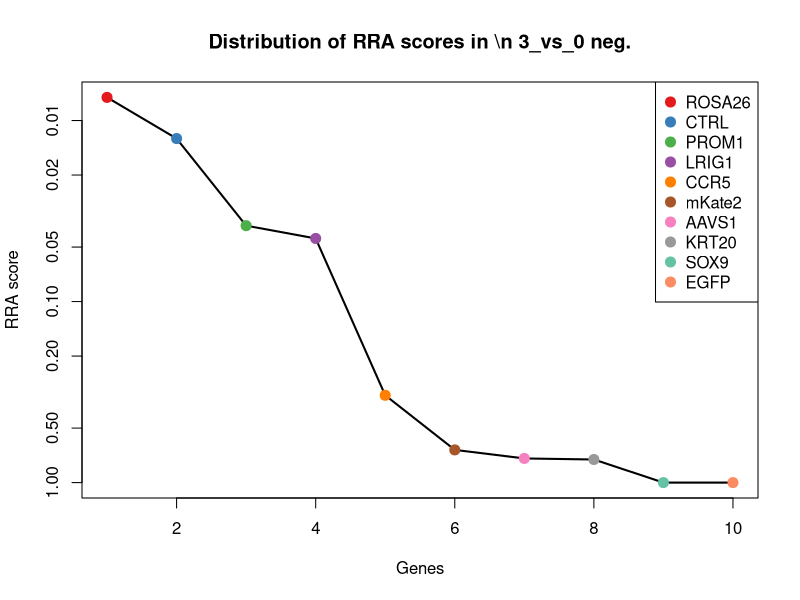
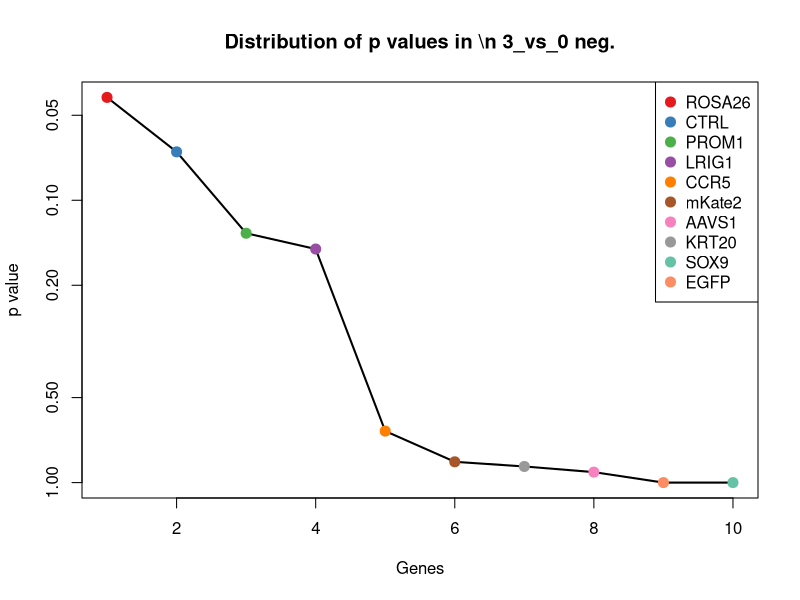
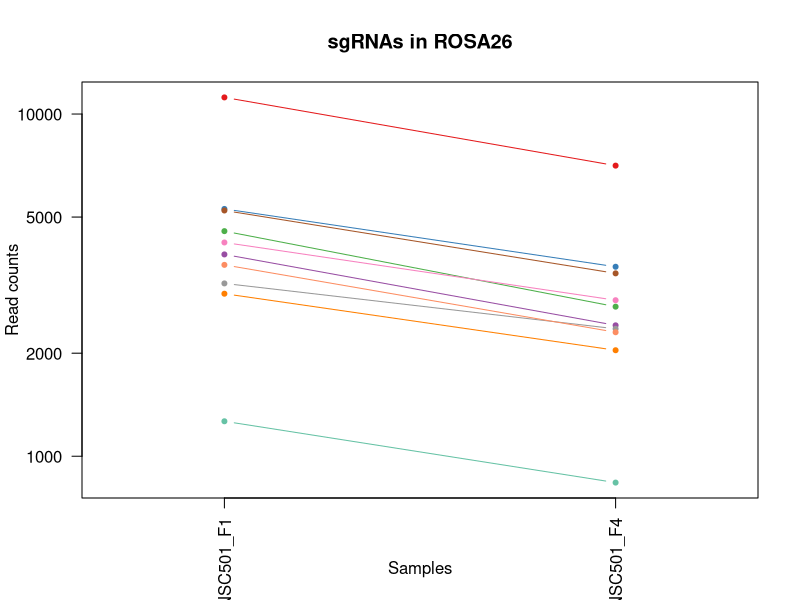
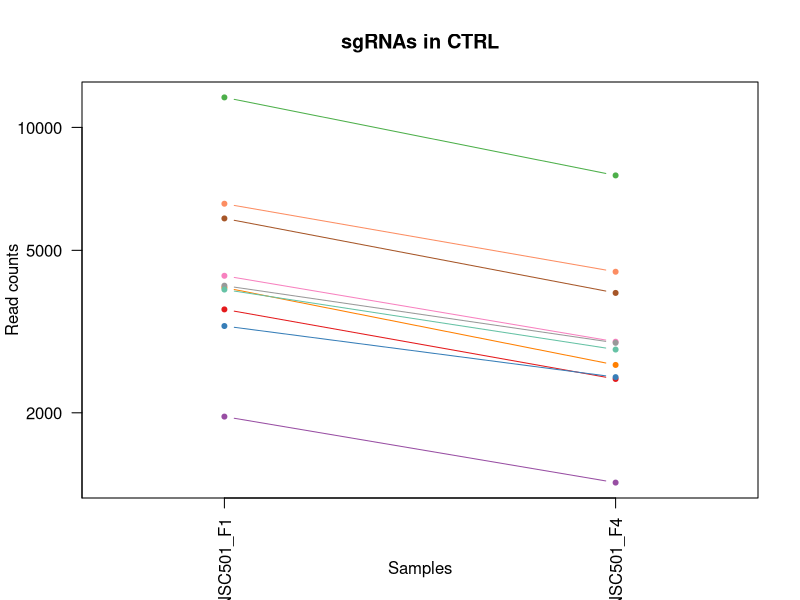
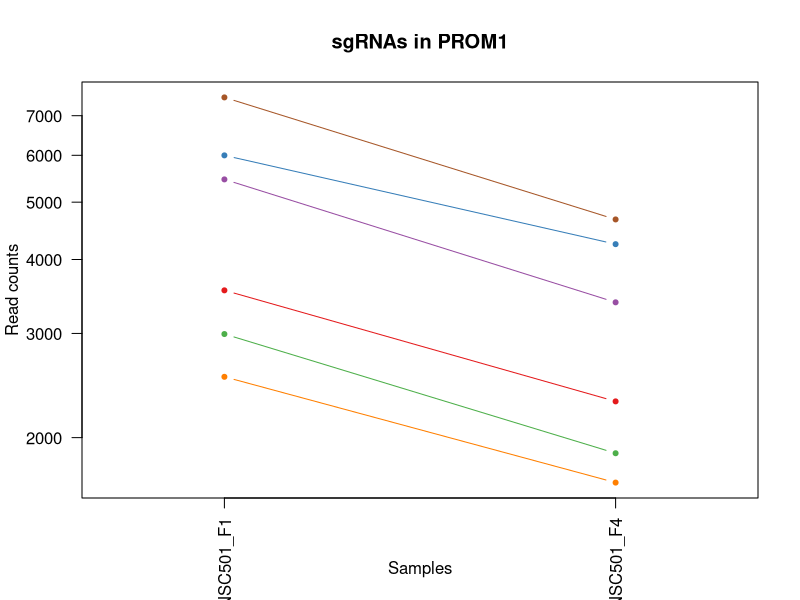
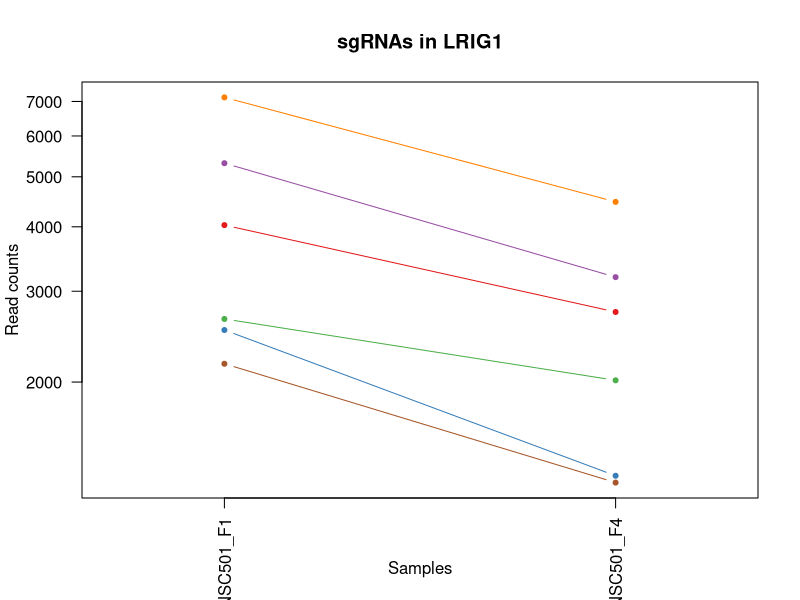
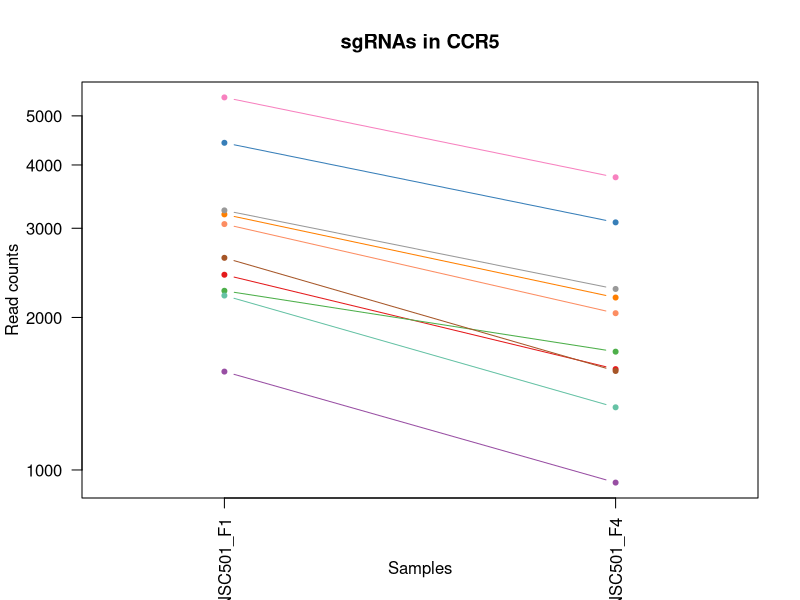
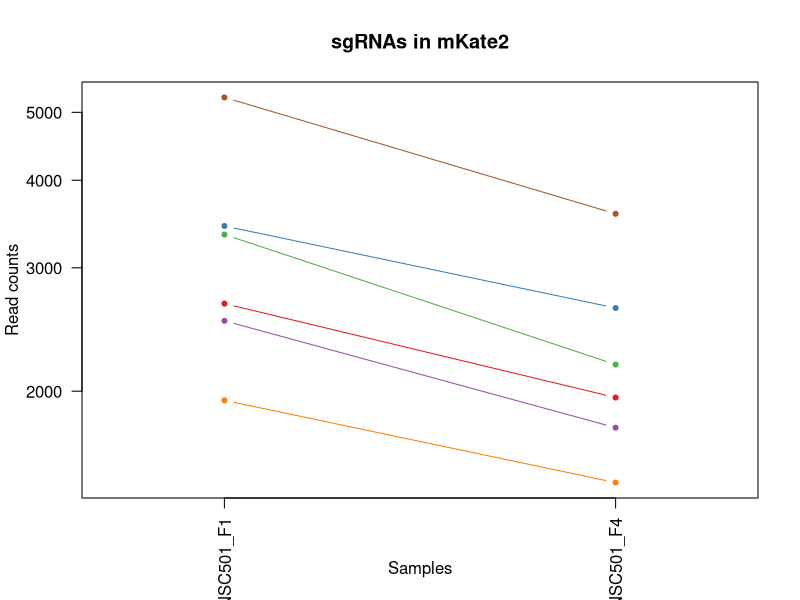

Recreate these plots in R, in order. (Note: this script raises an error after producing the figures.)
pdf(file='S1A_c0_t3.pdf',width=4.5,height=4.5);
gstable=read.table('S1A_c0_t3.gene_summary.txt',header=T)
# 
#
# parameters
# Do not modify the variables beginning with "__"

# gstablename='__GENE_SUMMARY_FILE__'
startindex=3
# outputfile='__OUTPUT_FILE__'
targetgenelist=c("ROSA26","CTRL","PROM1","LRIG1","CCR5","mKate2","AAVS1","KRT20","SOX9","EGFP")
# samplelabel=sub('.\\w+.\\w+$','',colnames(gstable)[startindex]);
samplelabel='3_vs_0 neg.'


# You need to write some codes in front of this code:
# gstable=read.table(gstablename,header=T)
# pdf(file=outputfile,width=6,height=6)


# set up color using RColorBrewer
#library(RColorBrewer)
#colors <- brewer.pal(length(targetgenelist), "Set1")

colors=c( "#E41A1C", "#377EB8", "#4DAF4A", "#984EA3", "#FF7F00",  "#A65628", "#F781BF",
          "#999999", "#66C2A5", "#FC8D62", "#8DA0CB", "#E78AC3", "#A6D854", "#FFD92F", "#E5C494", "#B3B3B3", 
          "#8DD3C7", "#FFFFB3", "#BEBADA", "#FB8072", "#80B1D3", "#FDB462", "#B3DE69", "#FCCDE5",
          "#D9D9D9", "#BC80BD", "#CCEBC5", "#FFED6F")

######
# function definition

plotrankedvalues<-function(val, tglist, ...){
  
  plot(val,log='y',ylim=c(max(val),min(val)),type='l',lwd=2, ...)
  if(length(tglist)>0){
    for(i in 1:length(tglist)){
      targetgene=tglist[i];
      tx=which(names(val)==targetgene);ty=val[targetgene];
      points(tx,ty,col=colors[(i %% length(colors)) ],cex=2,pch=20)
      # text(tx+50,ty,targetgene,col=colors[i])
    }
    legend('topright',tglist,pch=20,pt.cex = 2,cex=1,col=colors)
  }
}



plotrandvalues<-function(val,targetgenelist, ...){
  # choose the one with the best distance distribution
  
  mindiffvalue=0;
  randval=val;
  for(i in 1:20){
    randval0=sample(val)
    vindex=sort(which(names(randval0) %in% targetgenelist))
    if(max(vindex)>0.9*length(val)){
      # print('pass...')
      next;
    }
    mindiffind=min(diff(vindex));
    if (mindiffind > mindiffvalue){
      mindiffvalue=mindiffind;
      randval=randval0;
      # print(paste('Diff: ',mindiffvalue))
    }
  }
  plot(randval,log='y',ylim=c(max(randval),min(randval)),pch=20,col='grey', ...)
  
  if(length(targetgenelist)>0){
    for(i in 1:length(targetgenelist)){
      targetgene=targetgenelist[i];
      tx=which(names(randval)==targetgene);ty=randval[targetgene];
      points(tx,ty,col=colors[(i %% length(colors)) ],cex=2,pch=20)
      text(tx+50,ty,targetgene,col=colors[i])
    }
  }
  
}




# set.seed(1235)



pvec=gstable[,startindex]
names(pvec)=gstable[,'id']
pvec=sort(pvec);

plotrankedvalues(pvec,targetgenelist,xlab='Genes',ylab='RRA score',main=paste('Distribution of RRA scores in \\n',samplelabel))

# plotrandvalues(pvec,targetgenelist,xlab='Genes',ylab='RRA score',main=paste('Distribution of RRA scores in \\n',samplelabel))


pvec=gstable[,startindex+1]
names(pvec)=gstable[,'id']
pvec=sort(pvec);

plotrankedvalues(pvec,targetgenelist,xlab='Genes',ylab='p value',main=paste('Distribution of p values in \\n',samplelabel))

# plotrandvalues(pvec,targetgenelist,xlab='Genes',ylab='p value',main=paste('Distribution of p values in \\n',samplelabel))



# you need to write after this code:
# dev.off()






# parameters
# Do not modify the variables beginning with "__"
targetmat=list(c(11183.704683442678,7065.828685647927),c(5279.449359923228,3577.768371074903),c(4546.751644881268,2734.776487182254),c(3887.3237013435028,2411.5636365504874),c(2983.9315735664914,2039.539049292699),c(5224.698321876137,3422.0985083216437),c(4212.609280329165,2856.1462106847953),c(3198.104751809526,2356.1557192993278),c(1264.1048490284381,836.3957032675105),c(3623.230458998708,2302.067038173195))
targetgene="ROSA26"
collabel=c("S01_MNSC501_F1","S04_MNSC501_F4")

# set up color using RColorBrewer
#library(RColorBrewer)
#colors <- brewer.pal(length(targetgenelist), "Set1")

colors=c( "#E41A1C", "#377EB8", "#4DAF4A", "#984EA3", "#FF7F00",  "#A65628", "#F781BF",
          "#999999", "#66C2A5", "#FC8D62", "#8DA0CB", "#E78AC3", "#A6D854", "#FFD92F", "#E5C494", "#B3B3B3", 
          "#8DD3C7", "#FFFFB3", "#BEBADA", "#FB8072", "#80B1D3", "#FDB462", "#B3DE69", "#FCCDE5",
          "#D9D9D9", "#BC80BD", "#CCEBC5", "#FFED6F")


## code

targetmatvec=unlist(targetmat)+1
yrange=range(targetmatvec[targetmatvec>0]);
# yrange[1]=1; # set the minimum value to 1
for(i in 1:length(targetmat)){
  vali=targetmat[[i]]+1;
  if(i==1){
    plot(1:length(vali),vali,type='b',las=1,pch=20,main=paste('sgRNAs in',targetgene),ylab='Read counts',xlab='Samples',xlim=c(0.7,length(vali)+0.3),ylim = yrange,col=colors[(i %% length(colors))],xaxt='n',log='y')
    axis(1,at=1:length(vali),labels=(collabel),las=2)
    # lines(0:100,rep(1,101),col='black');
  }else{
    lines(1:length(vali),vali,type='b',pch=20,col=colors[(i %% length(colors))])
  }
}




# parameters
# Do not modify the variables beginning with "__"
targetmat=list(c(3582.1671804633893,2419.479053300653),c(3261.712575423059,2444.544539676178),c(11843.132626980443,7627.823274909693),c(1956.5444478593024,1348.2593197782267),c(4051.5768154847774,2618.6837081798235),c(5983.966393617422,3931.3236525823045),c(4330.162979665567,2985.431350937502),c(4095.055580992762,2966.962045187115),c(4006.4877253283494,2856.1462106847953),c(6501.685768092126,4429.994907842744))
targetgene="CTRL"
collabel=c("S01_MNSC501_F1","S04_MNSC501_F4")

# set up color using RColorBrewer
#library(RColorBrewer)
#colors <- brewer.pal(length(targetgenelist), "Set1")

colors=c( "#E41A1C", "#377EB8", "#4DAF4A", "#984EA3", "#FF7F00",  "#A65628", "#F781BF",
          "#999999", "#66C2A5", "#FC8D62", "#8DA0CB", "#E78AC3", "#A6D854", "#FFD92F", "#E5C494", "#B3B3B3", 
          "#8DD3C7", "#FFFFB3", "#BEBADA", "#FB8072", "#80B1D3", "#FDB462", "#B3DE69", "#FCCDE5",
          "#D9D9D9", "#BC80BD", "#CCEBC5", "#FFED6F")


## code

targetmatvec=unlist(targetmat)+1
yrange=range(targetmatvec[targetmatvec>0]);
# yrange[1]=1; # set the minimum value to 1
for(i in 1:length(targetmat)){
  vali=targetmat[[i]]+1;
  if(i==1){
    plot(1:length(vali),vali,type='b',las=1,pch=20,main=paste('sgRNAs in',targetgene),ylab='Read counts',xlab='Samples',xlim=c(0.7,length(vali)+0.3),ylim = yrange,col=colors[(i %% length(colors))],xaxt='n',log='y')
    axis(1,at=1:length(vali),labels=(collabel),las=2)
    # lines(0:100,rep(1,101),col='black');
  }else{
    lines(1:length(vali),vali,type='b',pch=20,col=colors[(i %% length(colors))])
  }
}




# parameters
# Do not modify the variables beginning with "__"
targetmat=list(c(3546.740038197624,2302.067038173195),c(5997.654153129195,4245.301850338878),c(2991.983196808711,1881.2307142893847),c(5462.2212075216075,3385.1598968208705),c(2533.040672002208,1678.0683510351314),c(7515.385134287542,4674.053590972854))
targetgene="PROM1"
collabel=c("S01_MNSC501_F1","S04_MNSC501_F4")

# set up color using RColorBrewer
#library(RColorBrewer)
#colors <- brewer.pal(length(targetgenelist), "Set1")

colors=c( "#E41A1C", "#377EB8", "#4DAF4A", "#984EA3", "#FF7F00",  "#A65628", "#F781BF",
          "#999999", "#66C2A5", "#FC8D62", "#8DA0CB", "#E78AC3", "#A6D854", "#FFD92F", "#E5C494", "#B3B3B3", 
          "#8DD3C7", "#FFFFB3", "#BEBADA", "#FB8072", "#80B1D3", "#FDB462", "#B3DE69", "#FCCDE5",
          "#D9D9D9", "#BC80BD", "#CCEBC5", "#FFED6F")


## code

targetmatvec=unlist(targetmat)+1
yrange=range(targetmatvec[targetmatvec>0]);
# yrange[1]=1; # set the minimum value to 1
for(i in 1:length(targetmat)){
  vali=targetmat[[i]]+1;
  if(i==1){
    plot(1:length(vali),vali,type='b',las=1,pch=20,main=paste('sgRNAs in',targetgene),ylab='Read counts',xlab='Samples',xlim=c(0.7,length(vali)+0.3),ylim = yrange,col=colors[(i %% length(colors))],xaxt='n',log='y')
    axis(1,at=1:length(vali),labels=(collabel),las=2)
    # lines(0:100,rep(1,101),col='black');
  }else{
    lines(1:length(vali),vali,type='b',pch=20,col=colors[(i %% length(colors))])
  }
}




# parameters
# Do not modify the variables beginning with "__"
targetmat=list(c(4029.0322704065634,2733.4572510572266),c(2521.7683994631006,1315.2784166525362),c(2649.7892090143887,2014.4735629171741),c(5312.461015216328,3193.8706586918656),c(7126.4917316883475,4469.571991593573),c(2169.1073014538933,1275.7013329017075))
targetgene="LRIG1"
collabel=c("S01_MNSC501_F1","S04_MNSC501_F4")

# set up color using RColorBrewer
#library(RColorBrewer)
#colors <- brewer.pal(length(targetgenelist), "Set1")

colors=c( "#E41A1C", "#377EB8", "#4DAF4A", "#984EA3", "#FF7F00",  "#A65628", "#F781BF",
          "#999999", "#66C2A5", "#FC8D62", "#8DA0CB", "#E78AC3", "#A6D854", "#FFD92F", "#E5C494", "#B3B3B3", 
          "#8DD3C7", "#FFFFB3", "#BEBADA", "#FB8072", "#80B1D3", "#FDB462", "#B3DE69", "#FCCDE5",
          "#D9D9D9", "#BC80BD", "#CCEBC5", "#FFED6F")


## code

targetmatvec=unlist(targetmat)+1
yrange=range(targetmatvec[targetmatvec>0]);
# yrange[1]=1; # set the minimum value to 1
for(i in 1:length(targetmat)){
  vali=targetmat[[i]]+1;
  if(i==1){
    plot(1:length(vali),vali,type='b',las=1,pch=20,main=paste('sgRNAs in',targetgene),ylab='Read counts',xlab='Samples',xlim=c(0.7,length(vali)+0.3),ylim = yrange,col=colors[(i %% length(colors))],xaxt='n',log='y')
    axis(1,at=1:length(vali),labels=(collabel),las=2)
    # lines(0:100,rep(1,101),col='black');
  }else{
    lines(1:length(vali),vali,type='b',pch=20,col=colors[(i %% length(colors))])
  }
}




# parameters
# Do not modify the variables beginning with "__"
targetmat=list(c(2427.5644075291343,1580.4448777830876),c(4422.756646951089,3080.41635193949),c(2256.869994794084,1711.0492541608219),c(1562.820071314776,943.2538293947476),c(3194.0789401884167,2188.6127314208197),c(2621.608527666621,1567.2525165328113),c(5436.456013146506,3780.930734329156),c(3252.855789856618,2275.6823156726427),c(2208.560255340768,1328.4707779028124),c(3056.396182746466,2038.2198131676714))
targetgene="CCR5"
collabel=c("S01_MNSC501_F1","S04_MNSC501_F4")

# set up color using RColorBrewer
#library(RColorBrewer)
#colors <- brewer.pal(length(targetgenelist), "Set1")

colors=c( "#E41A1C", "#377EB8", "#4DAF4A", "#984EA3", "#FF7F00",  "#A65628", "#F781BF",
          "#999999", "#66C2A5", "#FC8D62", "#8DA0CB", "#E78AC3", "#A6D854", "#FFD92F", "#E5C494", "#B3B3B3", 
          "#8DD3C7", "#FFFFB3", "#BEBADA", "#FB8072", "#80B1D3", "#FDB462", "#B3DE69", "#FCCDE5",
          "#D9D9D9", "#BC80BD", "#CCEBC5", "#FFED6F")


## code

targetmatvec=unlist(targetmat)+1
yrange=range(targetmatvec[targetmatvec>0]);
# yrange[1]=1; # set the minimum value to 1
for(i in 1:length(targetmat)){
  vali=targetmat[[i]]+1;
  if(i==1){
    plot(1:length(vali),vali,type='b',las=1,pch=20,main=paste('sgRNAs in',targetgene),ylab='Read counts',xlab='Samples',xlim=c(0.7,length(vali)+0.3),ylim = yrange,col=colors[(i %% length(colors))],xaxt='n',log='y')
    axis(1,at=1:length(vali),labels=(collabel),las=2)
    # lines(0:100,rep(1,101),col='black');
  }else{
    lines(1:length(vali),vali,type='b',pch=20,col=colors[(i %% length(colors))])
  }
}




# parameters
# Do not modify the variables beginning with "__"
targetmat=list(c(2665.892455498827,1957.7464095409866),c(3440.4586114003287,2627.918361055017),c(3345.4494571421405,2182.0165507956817),c(2519.352912490435,1773.05335203712),c(1939.6360390506418,1480.1829322809886),c(5250.463516251239,3581.7260794499857))
targetgene="mKate2"
collabel=c("S01_MNSC501_F1","S04_MNSC501_F4")

# set up color using RColorBrewer
#library(RColorBrewer)
#colors <- brewer.pal(length(targetgenelist), "Set1")

colors=c( "#E41A1C", "#377EB8", "#4DAF4A", "#984EA3", "#FF7F00",  "#A65628", "#F781BF",
          "#999999", "#66C2A5", "#FC8D62", "#8DA0CB", "#E78AC3", "#A6D854", "#FFD92F", "#E5C494", "#B3B3B3", 
          "#8DD3C7", "#FFFFB3", "#BEBADA", "#FB8072", "#80B1D3", "#FDB462", "#B3DE69", "#FCCDE5",
          "#D9D9D9", "#BC80BD", "#CCEBC5", "#FFED6F")


## code

targetmatvec=unlist(targetmat)+1
yrange=range(targetmatvec[targetmatvec>0]);
# yrange[1]=1; # set the minimum value to 1
for(i in 1:length(targetmat)){
  vali=targetmat[[i]]+1;
  if(i==1){
    plot(1:length(vali),vali,type='b',las=1,pch=20,main=paste('sgRNAs in',targetgene),ylab='Read counts',xlab='Samples',xlim=c(0.7,length(vali)+0.3),ylim = yrange,col=colors[(i %% length(colors))],xaxt='n',log='y')
    axis(1,at=1:length(vali),labels=(collabel),las=2)
    # lines(0:100,rep(1,101),col='black');
  }else{
    lines(1:length(vali),vali,type='b',pch=20,col=colors[(i %% length(colors))])
  }
}




# parameters
# Do not modify the variables beginning with "__"
targetmat=list(c(3797.950683354868,2614.7259998047407),c(4108.743340504535,2821.846071434077),c(2497.6135297364426,1609.4680725336952),c(1529.0032536974547,1133.2238313987248),c(3067.6684552855727,2134.5240502946876),c(1125.6169292622653,786.2647305164609),c(2393.747589911813,1588.3602945332532),c(4228.712526813603,3015.7737818131372),c(1252.8325764893311,770.4338970161295),c(2087.785906707478,1349.5785559032543))
targetgene="AAVS1"
collabel=c("S01_MNSC501_F1","S04_MNSC501_F4")

# set up color using RColorBrewer
#library(RColorBrewer)
#colors <- brewer.pal(length(targetgenelist), "Set1")

colors=c( "#E41A1C", "#377EB8", "#4DAF4A", "#984EA3", "#FF7F00",  "#A65628", "#F781BF",
          "#999999", "#66C2A5", "#FC8D62", "#8DA0CB", "#E78AC3", "#A6D854", "#FFD92F", "#E5C494", "#B3B3B3", 
          "#8DD3C7", "#FFFFB3", "#BEBADA", "#FB8072", "#80B1D3", "#FDB462", "#B3DE69", "#FCCDE5",
          "#D9D9D9", "#BC80BD", "#CCEBC5", "#FFED6F")


## code

targetmatvec=unlist(targetmat)+1
yrange=range(targetmatvec[targetmatvec>0]);
# yrange[1]=1; # set the minimum value to 1
for(i in 1:length(targetmat)){
  vali=targetmat[[i]]+1;
  if(i==1){
    plot(1:length(vali),vali,type='b',las=1,pch=20,main=paste('sgRNAs in',targetgene),ylab='Read counts',xlab='Samples',xlim=c(0.7,length(vali)+0.3),ylim = yrange,col=colors[(i %% length(colors))],xaxt='n',log='y')
    axis(1,at=1:length(vali),labels=(collabel),las=2)
    # lines(0:100,rep(1,101),col='black');
  }else{
    lines(1:length(vali),vali,type='b',pch=20,col=colors[(i %% length(colors))])
  }
}




# parameters
# Do not modify the variables beginning with "__"
targetmat=list(c(2261.7009687394157,1671.4721704099932),c(3694.0847435302385,2730.8187788071714),c(3005.6709563204836,2250.616829297118),c(1606.2988368227607,1171.4816790245256),c(5457.390233576276,3977.4969169582714),c(2013.7109728790597,1692.5799484104352))
targetgene="KRT20"
collabel=c("S01_MNSC501_F1","S04_MNSC501_F4")

# set up color using RColorBrewer
#library(RColorBrewer)
#colors <- brewer.pal(length(targetgenelist), "Set1")

colors=c( "#E41A1C", "#377EB8", "#4DAF4A", "#984EA3", "#FF7F00",  "#A65628", "#F781BF",
          "#999999", "#66C2A5", "#FC8D62", "#8DA0CB", "#E78AC3", "#A6D854", "#FFD92F", "#E5C494", "#B3B3B3", 
          "#8DD3C7", "#FFFFB3", "#BEBADA", "#FB8072", "#80B1D3", "#FDB462", "#B3DE69", "#FCCDE5",
          "#D9D9D9", "#BC80BD", "#CCEBC5", "#FFED6F")


## code

targetmatvec=unlist(targetmat)+1
yrange=range(targetmatvec[targetmatvec>0]);
# yrange[1]=1; # set the minimum value to 1
for(i in 1:length(targetmat)){
  vali=targetmat[[i]]+1;
  if(i==1){
    plot(1:length(vali),vali,type='b',las=1,pch=20,main=paste('sgRNAs in',targetgene),ylab='Read counts',xlab='Samples',xlim=c(0.7,length(vali)+0.3),ylim = yrange,col=colors[(i %% length(colors))],xaxt='n',log='y')
    axis(1,at=1:length(vali),labels=(collabel),las=2)
    # lines(0:100,rep(1,101),col='black');
  }else{
    lines(1:length(vali),vali,type='b',pch=20,col=colors[(i %% length(colors))])
  }
}




# parameters
# Do not modify the variables beginning with "__"
targetmat=list(c(2130.4595098912405,5055.312831105836),c(1520.9516304552355,4969.56248297904),c(802.7468372492693,1604.1911280335846),c(853.4720636752512,2730.8187788071714),c(1323.6868610208614,6123.8940923782075),c(2500.8341790333307,4757.165466849594))
targetgene="SOX9"
collabel=c("S01_MNSC501_F1","S04_MNSC501_F4")

# set up color using RColorBrewer
#library(RColorBrewer)
#colors <- brewer.pal(length(targetgenelist), "Set1")

colors=c( "#E41A1C", "#377EB8", "#4DAF4A", "#984EA3", "#FF7F00",  "#A65628", "#F781BF",
          "#999999", "#66C2A5", "#FC8D62", "#8DA0CB", "#E78AC3", "#A6D854", "#FFD92F", "#E5C494", "#B3B3B3", 
          "#8DD3C7", "#FFFFB3", "#BEBADA", "#FB8072", "#80B1D3", "#FDB462", "#B3DE69", "#FCCDE5",
          "#D9D9D9", "#BC80BD", "#CCEBC5", "#FFED6F")


## code

targetmatvec=unlist(targetmat)+1
yrange=range(targetmatvec[targetmatvec>0]);
# yrange[1]=1; # set the minimum value to 1
for(i in 1:length(targetmat)){
  vali=targetmat[[i]]+1;
  if(i==1){
    plot(1:length(vali),vali,type='b',las=1,pch=20,main=paste('sgRNAs in',targetgene),ylab='Read counts',xlab='Samples',xlim=c(0.7,length(vali)+0.3),ylim = yrange,col=colors[(i %% length(colors))],xaxt='n',log='y')
    axis(1,at=1:length(vali),labels=(collabel),las=2)
    # lines(0:100,rep(1,101),col='black');
  }else{
    lines(1:length(vali),vali,type='b',pch=20,col=colors[(i %% length(colors))])
  }
}




# parameters
# Do not modify the variables beginning with "__"
targetmat=list(c(774.5661559015016,10697.685737848962),c(1199.6918630906832,15825.556555831317),c(790.6694023859403,8956.294052812505),c(690.0241118581984,7114.640422273949),c(975.8567369569854,13482.593197782266),c(2575.7142751859706,13607.92062965989))
targetgene="EGFP"
collabel=c("S01_MNSC501_F1","S04_MNSC501_F4")

# set up color using RColorBrewer
#library(RColorBrewer)
#colors <- brewer.pal(length(targetgenelist), "Set1")

colors=c( "#E41A1C", "#377EB8", "#4DAF4A", "#984EA3", "#FF7F00",  "#A65628", "#F781BF",
          "#999999", "#66C2A5", "#FC8D62", "#8DA0CB", "#E78AC3", "#A6D854", "#FFD92F", "#E5C494", "#B3B3B3", 
          "#8DD3C7", "#FFFFB3", "#BEBADA", "#FB8072", "#80B1D3", "#FDB462", "#B3DE69", "#FCCDE5",
          "#D9D9D9", "#BC80BD", "#CCEBC5", "#FFED6F")


## code

targetmatvec=unlist(targetmat)+1
yrange=range(targetmatvec[targetmatvec>0]);
# yrange[1]=1; # set the minimum value to 1
for(i in 1:length(targetmat)){
  vali=targetmat[[i]]+1;
  if(i==1){
    plot(1:length(vali),vali,type='b',las=1,pch=20,main=paste('sgRNAs in',targetgene),ylab='Read counts',xlab='Samples',xlim=c(0.7,length(vali)+0.3),ylim = yrange,col=colors[(i %% length(colors))],xaxt='n',log='y')
    axis(1,at=1:length(vali),labels=(collabel),las=2)
    # lines(0:100,rep(1,101),col='black');
  }else{
    lines(1:length(vali),vali,type='b',pch=20,col=colors[(i %% length(colors))])
  }
}



# 
#
# parameters
# Do not modify the variables beginning with "__"

# gstablename='__GENE_SUMMARY_FILE__'
startindex=9
# outputfile='__OUTPUT_FILE__'
targetgenelist=c("EGFP","SOX9","KRT20","mKate2","AAVS1","LRIG1","ROSA26","CCR5","PROM1","CTRL")
# samplelabel=sub('.\\w+.\\w+$','',colnames(gstable)[startindex]);
samplelabel='3_vs_0 pos.'


# You need to write some codes in front of this code:
# gstable=read.table(gstablename,header=T)
# pdf(file=outputfile,width=6,height=6)


# set up color using RColorBrewer
#library(RColorBrewer)
#colors <- brewer.pal(length(targetgenelist), "Set1")

colors=c( "#E41A1C", "#377EB8", "#4DAF4A", "#984EA3", "#FF7F00",  "#A65628", "#F781BF",
          "#999999", "#66C2A5", "#FC8D62", "#8DA0CB", "#E78AC3", "#A6D854", "#FFD92F", "#E5C494", "#B3B3B3", 
          "#8DD3C7", "#FFFFB3", "#BEBADA", "#FB8072", "#80B1D3", "#FDB462", "#B3DE69", "#FCCDE5",
          "#D9D9D9", "#BC80BD", "#CCEBC5", "#FFED6F")

######
# function definition

plotrankedvalues<-function(val, tglist, ...){
  
  plot(val,log='y',ylim=c(max(val),min(val)),type='l',lwd=2, ...)
  if(length(tglist)>0){
    for(i in 1:length(tglist)){
      targetgene=tglist[i];
      tx=which(names(val)==targetgene);ty=val[targetgene];
      points(tx,ty,col=colors[(i %% length(colors)) ],cex=2,pch=20)
      # text(tx+50,ty,targetgene,col=colors[i])
    }
    legend('topright',tglist,pch=20,pt.cex = 2,cex=1,col=colors)
  }
}



plotrandvalues<-function(val,targetgenelist, ...){
  # choose the one with the best distance distribution
  
  mindiffvalue=0;
  randval=val;
  for(i in 1:20){
    randval0=sample(val)
    vindex=sort(which(names(randval0) %in% targetgenelist))
    if(max(vindex)>0.9*length(val)){
      # print('pass...')
      next;
    }
    mindiffind=min(diff(vindex));
    if (mindiffind > mindiffvalue){
      mindiffvalue=mindiffind;
      randval=randval0;
      # print(paste('Diff: ',mindiffvalue))
    }
  }
  plot(randval,log='y',ylim=c(max(randval),min(randval)),pch=20,col='grey', ...)
  
  if(length(targetgenelist)>0){
    for(i in 1:length(targetgenelist)){
      targetgene=targetgenelist[i];
      tx=which(names(randval)==targetgene);ty=randval[targetgene];
      points(tx,ty,col=colors[(i %% length(colors)) ],cex=2,pch=20)
      text(tx+50,ty,targetgene,col=colors[i])
    }
  }
  
}




# set.seed(1235)



pvec=gstable[,startindex]
names(pvec)=gstable[,'id']
pvec=sort(pvec);

plotrankedvalues(pvec,targetgenelist,xlab='Genes',ylab='RRA score',main=paste('Distribution of RRA scores in \\n',samplelabel))

# plotrandvalues(pvec,targetgenelist,xlab='Genes',ylab='RRA score',main=paste('Distribution of RRA scores in \\n',samplelabel))


pvec=gstable[,startindex+1]
names(pvec)=gstable[,'id']
pvec=sort(pvec);

plotrankedvalues(pvec,targetgenelist,xlab='Genes',ylab='p value',main=paste('Distribution of p values in \\n',samplelabel))

# plotrandvalues(pvec,targetgenelist,xlab='Genes',ylab='p value',main=paste('Distribution of p values in \\n',samplelabel))



# you need to write after this code:
# dev.off()






# parameters
# Do not modify the variables beginning with "__"
targetmat=list(c(774.5661559015016,10697.685737848962),c(1199.6918630906832,15825.556555831317),c(790.6694023859403,8956.294052812505),c(690.0241118581984,7114.640422273949),c(975.8567369569854,13482.593197782266),c(2575.7142751859706,13607.92062965989))
targetgene="EGFP"
collabel=c("S01_MNSC501_F1","S04_MNSC501_F4")

# set up color using RColorBrewer
#library(RColorBrewer)
#colors <- brewer.pal(length(targetgenelist), "Set1")

colors=c( "#E41A1C", "#377EB8", "#4DAF4A", "#984EA3", "#FF7F00",  "#A65628", "#F781BF",
          "#999999", "#66C2A5", "#FC8D62", "#8DA0CB", "#E78AC3", "#A6D854", "#FFD92F", "#E5C494", "#B3B3B3", 
          "#8DD3C7", "#FFFFB3", "#BEBADA", "#FB8072", "#80B1D3", "#FDB462", "#B3DE69", "#FCCDE5",
          "#D9D9D9", "#BC80BD", "#CCEBC5", "#FFED6F")


## code

targetmatvec=unlist(targetmat)+1
yrange=range(targetmatvec[targetmatvec>0]);
# yrange[1]=1; # set the minimum value to 1
for(i in 1:length(targetmat)){
  vali=targetmat[[i]]+1;
  if(i==1){
    plot(1:length(vali),vali,type='b',las=1,pch=20,main=paste('sgRNAs in',targetgene),ylab='Read counts',xlab='Samples',xlim=c(0.7,length(vali)+0.3),ylim = yrange,col=colors[(i %% length(colors))],xaxt='n',log='y')
    axis(1,at=1:length(vali),labels=(collabel),las=2)
    # lines(0:100,rep(1,101),col='black');
  }else{
    lines(1:length(vali),vali,type='b',pch=20,col=colors[(i %% length(colors))])
  }
}




# parameters
# Do not modify the variables beginning with "__"
targetmat=list(c(2130.4595098912405,5055.312831105836),c(1520.9516304552355,4969.56248297904),c(802.7468372492693,1604.1911280335846),c(853.4720636752512,2730.8187788071714),c(1323.6868610208614,6123.8940923782075),c(2500.8341790333307,4757.165466849594))
targetgene="SOX9"
collabel=c("S01_MNSC501_F1","S04_MNSC501_F4")

# set up color using RColorBrewer
#library(RColorBrewer)
#colors <- brewer.pal(length(targetgenelist), "Set1")

colors=c( "#E41A1C", "#377EB8", "#4DAF4A", "#984EA3", "#FF7F00",  "#A65628", "#F781BF",
          "#999999", "#66C2A5", "#FC8D62", "#8DA0CB", "#E78AC3", "#A6D854", "#FFD92F", "#E5C494", "#B3B3B3", 
          "#8DD3C7", "#FFFFB3", "#BEBADA", "#FB8072", "#80B1D3", "#FDB462", "#B3DE69", "#FCCDE5",
          "#D9D9D9", "#BC80BD", "#CCEBC5", "#FFED6F")


## code

targetmatvec=unlist(targetmat)+1
yrange=range(targetmatvec[targetmatvec>0]);
# yrange[1]=1; # set the minimum value to 1
for(i in 1:length(targetmat)){
  vali=targetmat[[i]]+1;
  if(i==1){
    plot(1:length(vali),vali,type='b',las=1,pch=20,main=paste('sgRNAs in',targetgene),ylab='Read counts',xlab='Samples',xlim=c(0.7,length(vali)+0.3),ylim = yrange,col=colors[(i %% length(colors))],xaxt='n',log='y')
    axis(1,at=1:length(vali),labels=(collabel),las=2)
    # lines(0:100,rep(1,101),col='black');
  }else{
    lines(1:length(vali),vali,type='b',pch=20,col=colors[(i %% length(colors))])
  }
}




# parameters
# Do not modify the variables beginning with "__"
targetmat=list(c(2261.7009687394157,1671.4721704099932),c(3694.0847435302385,2730.8187788071714),c(3005.6709563204836,2250.616829297118),c(1606.2988368227607,1171.4816790245256),c(5457.390233576276,3977.4969169582714),c(2013.7109728790597,1692.5799484104352))
targetgene="KRT20"
collabel=c("S01_MNSC501_F1","S04_MNSC501_F4")

# set up color using RColorBrewer
#library(RColorBrewer)
#colors <- brewer.pal(length(targetgenelist), "Set1")

colors=c( "#E41A1C", "#377EB8", "#4DAF4A", "#984EA3", "#FF7F00",  "#A65628", "#F781BF",
          "#999999", "#66C2A5", "#FC8D62", "#8DA0CB", "#E78AC3", "#A6D854", "#FFD92F", "#E5C494", "#B3B3B3", 
          "#8DD3C7", "#FFFFB3", "#BEBADA", "#FB8072", "#80B1D3", "#FDB462", "#B3DE69", "#FCCDE5",
          "#D9D9D9", "#BC80BD", "#CCEBC5", "#FFED6F")


## code

targetmatvec=unlist(targetmat)+1
yrange=range(targetmatvec[targetmatvec>0]);
# yrange[1]=1; # set the minimum value to 1
for(i in 1:length(targetmat)){
  vali=targetmat[[i]]+1;
  if(i==1){
    plot(1:length(vali),vali,type='b',las=1,pch=20,main=paste('sgRNAs in',targetgene),ylab='Read counts',xlab='Samples',xlim=c(0.7,length(vali)+0.3),ylim = yrange,col=colors[(i %% length(colors))],xaxt='n',log='y')
    axis(1,at=1:length(vali),labels=(collabel),las=2)
    # lines(0:100,rep(1,101),col='black');
  }else{
    lines(1:length(vali),vali,type='b',pch=20,col=colors[(i %% length(colors))])
  }
}




# parameters
# Do not modify the variables beginning with "__"
targetmat=list(c(2665.892455498827,1957.7464095409866),c(3440.4586114003287,2627.918361055017),c(3345.4494571421405,2182.0165507956817),c(2519.352912490435,1773.05335203712),c(1939.6360390506418,1480.1829322809886),c(5250.463516251239,3581.7260794499857))
targetgene="mKate2"
collabel=c("S01_MNSC501_F1","S04_MNSC501_F4")

# set up color using RColorBrewer
#library(RColorBrewer)
#colors <- brewer.pal(length(targetgenelist), "Set1")

colors=c( "#E41A1C", "#377EB8", "#4DAF4A", "#984EA3", "#FF7F00",  "#A65628", "#F781BF",
          "#999999", "#66C2A5", "#FC8D62", "#8DA0CB", "#E78AC3", "#A6D854", "#FFD92F", "#E5C494", "#B3B3B3", 
          "#8DD3C7", "#FFFFB3", "#BEBADA", "#FB8072", "#80B1D3", "#FDB462", "#B3DE69", "#FCCDE5",
          "#D9D9D9", "#BC80BD", "#CCEBC5", "#FFED6F")


## code

targetmatvec=unlist(targetmat)+1
yrange=range(targetmatvec[targetmatvec>0]);
# yrange[1]=1; # set the minimum value to 1
for(i in 1:length(targetmat)){
  vali=targetmat[[i]]+1;
  if(i==1){
    plot(1:length(vali),vali,type='b',las=1,pch=20,main=paste('sgRNAs in',targetgene),ylab='Read counts',xlab='Samples',xlim=c(0.7,length(vali)+0.3),ylim = yrange,col=colors[(i %% length(colors))],xaxt='n',log='y')
    axis(1,at=1:length(vali),labels=(collabel),las=2)
    # lines(0:100,rep(1,101),col='black');
  }else{
    lines(1:length(vali),vali,type='b',pch=20,col=colors[(i %% length(colors))])
  }
}




# parameters
# Do not modify the variables beginning with "__"
targetmat=list(c(3797.950683354868,2614.7259998047407),c(4108.743340504535,2821.846071434077),c(2497.6135297364426,1609.4680725336952),c(1529.0032536974547,1133.2238313987248),c(3067.6684552855727,2134.5240502946876),c(1125.6169292622653,786.2647305164609),c(2393.747589911813,1588.3602945332532),c(4228.712526813603,3015.7737818131372),c(1252.8325764893311,770.4338970161295),c(2087.785906707478,1349.5785559032543))
targetgene="AAVS1"
collabel=c("S01_MNSC501_F1","S04_MNSC501_F4")

# set up color using RColorBrewer
#library(RColorBrewer)
#colors <- brewer.pal(length(targetgenelist), "Set1")

colors=c( "#E41A1C", "#377EB8", "#4DAF4A", "#984EA3", "#FF7F00",  "#A65628", "#F781BF",
          "#999999", "#66C2A5", "#FC8D62", "#8DA0CB", "#E78AC3", "#A6D854", "#FFD92F", "#E5C494", "#B3B3B3", 
          "#8DD3C7", "#FFFFB3", "#BEBADA", "#FB8072", "#80B1D3", "#FDB462", "#B3DE69", "#FCCDE5",
          "#D9D9D9", "#BC80BD", "#CCEBC5", "#FFED6F")


## code

targetmatvec=unlist(targetmat)+1
yrange=range(targetmatvec[targetmatvec>0]);
# yrange[1]=1; # set the minimum value to 1
for(i in 1:length(targetmat)){
  vali=targetmat[[i]]+1;
  if(i==1){
    plot(1:length(vali),vali,type='b',las=1,pch=20,main=paste('sgRNAs in',targetgene),ylab='Read counts',xlab='Samples',xlim=c(0.7,length(vali)+0.3),ylim = yrange,col=colors[(i %% length(colors))],xaxt='n',log='y')
    axis(1,at=1:length(vali),labels=(collabel),las=2)
    # lines(0:100,rep(1,101),col='black');
  }else{
    lines(1:length(vali),vali,type='b',pch=20,col=colors[(i %% length(colors))])
  }
}




# parameters
# Do not modify the variables beginning with "__"
targetmat=list(c(4029.0322704065634,2733.4572510572266),c(2521.7683994631006,1315.2784166525362),c(2649.7892090143887,2014.4735629171741),c(5312.461015216328,3193.8706586918656),c(7126.4917316883475,4469.571991593573),c(2169.1073014538933,1275.7013329017075))
targetgene="LRIG1"
collabel=c("S01_MNSC501_F1","S04_MNSC501_F4")

# set up color using RColorBrewer
#library(RColorBrewer)
#colors <- brewer.pal(length(targetgenelist), "Set1")

colors=c( "#E41A1C", "#377EB8", "#4DAF4A", "#984EA3", "#FF7F00",  "#A65628", "#F781BF",
          "#999999", "#66C2A5", "#FC8D62", "#8DA0CB", "#E78AC3", "#A6D854", "#FFD92F", "#E5C494", "#B3B3B3", 
          "#8DD3C7", "#FFFFB3", "#BEBADA", "#FB8072", "#80B1D3", "#FDB462", "#B3DE69", "#FCCDE5",
          "#D9D9D9", "#BC80BD", "#CCEBC5", "#FFED6F")


## code

targetmatvec=unlist(targetmat)+1
yrange=range(targetmatvec[targetmatvec>0]);
# yrange[1]=1; # set the minimum value to 1
for(i in 1:length(targetmat)){
  vali=targetmat[[i]]+1;
  if(i==1){
    plot(1:length(vali),vali,type='b',las=1,pch=20,main=paste('sgRNAs in',targetgene),ylab='Read counts',xlab='Samples',xlim=c(0.7,length(vali)+0.3),ylim = yrange,col=colors[(i %% length(colors))],xaxt='n',log='y')
    axis(1,at=1:length(vali),labels=(collabel),las=2)
    # lines(0:100,rep(1,101),col='black');
  }else{
    lines(1:length(vali),vali,type='b',pch=20,col=colors[(i %% length(colors))])
  }
}




# parameters
# Do not modify the variables beginning with "__"
targetmat=list(c(11183.704683442678,7065.828685647927),c(5279.449359923228,3577.768371074903),c(4546.751644881268,2734.776487182254),c(3887.3237013435028,2411.5636365504874),c(2983.9315735664914,2039.539049292699),c(5224.698321876137,3422.0985083216437),c(4212.609280329165,2856.1462106847953),c(3198.104751809526,2356.1557192993278),c(1264.1048490284381,836.3957032675105),c(3623.230458998708,2302.067038173195))
targetgene="ROSA26"
collabel=c("S01_MNSC501_F1","S04_MNSC501_F4")

# set up color using RColorBrewer
#library(RColorBrewer)
#colors <- brewer.pal(length(targetgenelist), "Set1")

colors=c( "#E41A1C", "#377EB8", "#4DAF4A", "#984EA3", "#FF7F00",  "#A65628", "#F781BF",
          "#999999", "#66C2A5", "#FC8D62", "#8DA0CB", "#E78AC3", "#A6D854", "#FFD92F", "#E5C494", "#B3B3B3", 
          "#8DD3C7", "#FFFFB3", "#BEBADA", "#FB8072", "#80B1D3", "#FDB462", "#B3DE69", "#FCCDE5",
          "#D9D9D9", "#BC80BD", "#CCEBC5", "#FFED6F")


## code

targetmatvec=unlist(targetmat)+1
yrange=range(targetmatvec[targetmatvec>0]);
# yrange[1]=1; # set the minimum value to 1
for(i in 1:length(targetmat)){
  vali=targetmat[[i]]+1;
  if(i==1){
    plot(1:length(vali),vali,type='b',las=1,pch=20,main=paste('sgRNAs in',targetgene),ylab='Read counts',xlab='Samples',xlim=c(0.7,length(vali)+0.3),ylim = yrange,col=colors[(i %% length(colors))],xaxt='n',log='y')
    axis(1,at=1:length(vali),labels=(collabel),las=2)
    # lines(0:100,rep(1,101),col='black');
  }else{
    lines(1:length(vali),vali,type='b',pch=20,col=colors[(i %% length(colors))])
  }
}




# parameters
# Do not modify the variables beginning with "__"
targetmat=list(c(2427.5644075291343,1580.4448777830876),c(4422.756646951089,3080.41635193949),c(2256.869994794084,1711.0492541608219),c(1562.820071314776,943.2538293947476),c(3194.0789401884167,2188.6127314208197),c(2621.608527666621,1567.2525165328113),c(5436.456013146506,3780.930734329156),c(3252.855789856618,2275.6823156726427),c(2208.560255340768,1328.4707779028124),c(3056.396182746466,2038.2198131676714))
targetgene="CCR5"
collabel=c("S01_MNSC501_F1","S04_MNSC501_F4")

# set up color using RColorBrewer
#library(RColorBrewer)
#colors <- brewer.pal(length(targetgenelist), "Set1")

colors=c( "#E41A1C", "#377EB8", "#4DAF4A", "#984EA3", "#FF7F00",  "#A65628", "#F781BF",
          "#999999", "#66C2A5", "#FC8D62", "#8DA0CB", "#E78AC3", "#A6D854", "#FFD92F", "#E5C494", "#B3B3B3", 
          "#8DD3C7", "#FFFFB3", "#BEBADA", "#FB8072", "#80B1D3", "#FDB462", "#B3DE69", "#FCCDE5",
          "#D9D9D9", "#BC80BD", "#CCEBC5", "#FFED6F")


## code

targetmatvec=unlist(targetmat)+1
yrange=range(targetmatvec[targetmatvec>0]);
# yrange[1]=1; # set the minimum value to 1
for(i in 1:length(targetmat)){
  vali=targetmat[[i]]+1;
  if(i==1){
    plot(1:length(vali),vali,type='b',las=1,pch=20,main=paste('sgRNAs in',targetgene),ylab='Read counts',xlab='Samples',xlim=c(0.7,length(vali)+0.3),ylim = yrange,col=colors[(i %% length(colors))],xaxt='n',log='y')
    axis(1,at=1:length(vali),labels=(collabel),las=2)
    # lines(0:100,rep(1,101),col='black');
  }else{
    lines(1:length(vali),vali,type='b',pch=20,col=colors[(i %% length(colors))])
  }
}




# parameters
# Do not modify the variables beginning with "__"
targetmat=list(c(3546.740038197624,2302.067038173195),c(5997.654153129195,4245.301850338878),c(2991.983196808711,1881.2307142893847),c(5462.2212075216075,3385.1598968208705),c(2533.040672002208,1678.0683510351314),c(7515.385134287542,4674.053590972854))
targetgene="PROM1"
collabel=c("S01_MNSC501_F1","S04_MNSC501_F4")

# set up color using RColorBrewer
#library(RColorBrewer)
#colors <- brewer.pal(length(targetgenelist), "Set1")

colors=c( "#E41A1C", "#377EB8", "#4DAF4A", "#984EA3", "#FF7F00",  "#A65628", "#F781BF",
          "#999999", "#66C2A5", "#FC8D62", "#8DA0CB", "#E78AC3", "#A6D854", "#FFD92F", "#E5C494", "#B3B3B3", 
          "#8DD3C7", "#FFFFB3", "#BEBADA", "#FB8072", "#80B1D3", "#FDB462", "#B3DE69", "#FCCDE5",
          "#D9D9D9", "#BC80BD", "#CCEBC5", "#FFED6F")


## code

targetmatvec=unlist(targetmat)+1
yrange=range(targetmatvec[targetmatvec>0]);
# yrange[1]=1; # set the minimum value to 1
for(i in 1:length(targetmat)){
  vali=targetmat[[i]]+1;
  if(i==1){
    plot(1:length(vali),vali,type='b',las=1,pch=20,main=paste('sgRNAs in',targetgene),ylab='Read counts',xlab='Samples',xlim=c(0.7,length(vali)+0.3),ylim = yrange,col=colors[(i %% length(colors))],xaxt='n',log='y')
    axis(1,at=1:length(vali),labels=(collabel),las=2)
    # lines(0:100,rep(1,101),col='black');
  }else{
    lines(1:length(vali),vali,type='b',pch=20,col=colors[(i %% length(colors))])
  }
}




# parameters
# Do not modify the variables beginning with "__"
targetmat=list(c(3582.1671804633893,2419.479053300653),c(3261.712575423059,2444.544539676178),c(11843.132626980443,7627.823274909693),c(1956.5444478593024,1348.2593197782267),c(4051.5768154847774,2618.6837081798235),c(5983.966393617422,3931.3236525823045),c(4330.162979665567,2985.431350937502),c(4095.055580992762,2966.962045187115),c(4006.4877253283494,2856.1462106847953),c(6501.685768092126,4429.994907842744))
targetgene="CTRL"
collabel=c("S01_MNSC501_F1","S04_MNSC501_F4")

# set up color using RColorBrewer
#library(RColorBrewer)
#colors <- brewer.pal(length(targetgenelist), "Set1")

colors=c( "#E41A1C", "#377EB8", "#4DAF4A", "#984EA3", "#FF7F00",  "#A65628", "#F781BF",
          "#999999", "#66C2A5", "#FC8D62", "#8DA0CB", "#E78AC3", "#A6D854", "#FFD92F", "#E5C494", "#B3B3B3", 
          "#8DD3C7", "#FFFFB3", "#BEBADA", "#FB8072", "#80B1D3", "#FDB462", "#B3DE69", "#FCCDE5",
          "#D9D9D9", "#BC80BD", "#CCEBC5", "#FFED6F")


## code

targetmatvec=unlist(targetmat)+1
yrange=range(targetmatvec[targetmatvec>0]);
# yrange[1]=1; # set the minimum value to 1
for(i in 1:length(targetmat)){
  vali=targetmat[[i]]+1;
  if(i==1){
    plot(1:length(vali),vali,type='b',las=1,pch=20,main=paste('sgRNAs in',targetgene),ylab='Read counts',xlab='Samples',xlim=c(0.7,length(vali)+0.3),ylim = yrange,col=colors[(i %% length(colors))],xaxt='n',log='y')
    axis(1,at=1:length(vali),labels=(collabel),las=2)
    # lines(0:100,rep(1,101),col='black');
  }else{
    lines(1:length(vali),vali,type='b',pch=20,col=colors[(i %% length(colors))])
  }
}



dev.off()
Sweave("S1A_c0_t3_summary.Rnw");
library(tools);

texi2dvi("S1A_c0_t3_summary.tex",pdf=TRUE);
